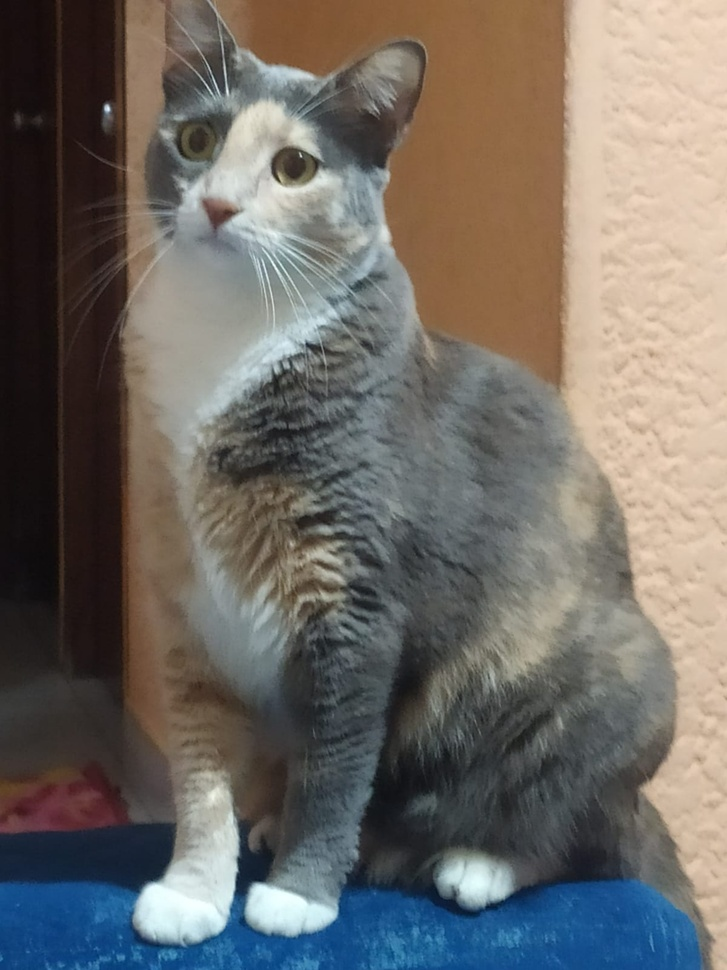
#> input picture gato.jpeg, 727 x 970 px, shrunk from 1200 x 1600 before the run, found by its file name
$ jupyter execute --allow-errors LPIPS.ipynb   (shell and % lines are left out)
#> lines starting #> are read from the running program, lines starting #| are printed output that depends on the picture
[cell 1]
import matplotlib.pyplot as plt
import torchvision.transforms.functional as TF
from pathlib import Path
from PIL import Image, ImageFilter, ImageChops, ImageEnhance
from lpips_pytorch import lpips
import numpy as np

def to_tensor(image):
    return TF.to_tensor(image).unsqueeze(0) * 2 - 1

# Cargar original
img_path = Path("/content/LPIPS/gato.jpeg")
img = Image.open(img_path).convert("RGB")
#> img is the input picture: PIL image 727x970 RGB; mean R, G, B 112, 107.4, 102.1

# Distorsiones (ejemplo)
img_blur_low = img.filter(ImageFilter.GaussianBlur(radius=5))
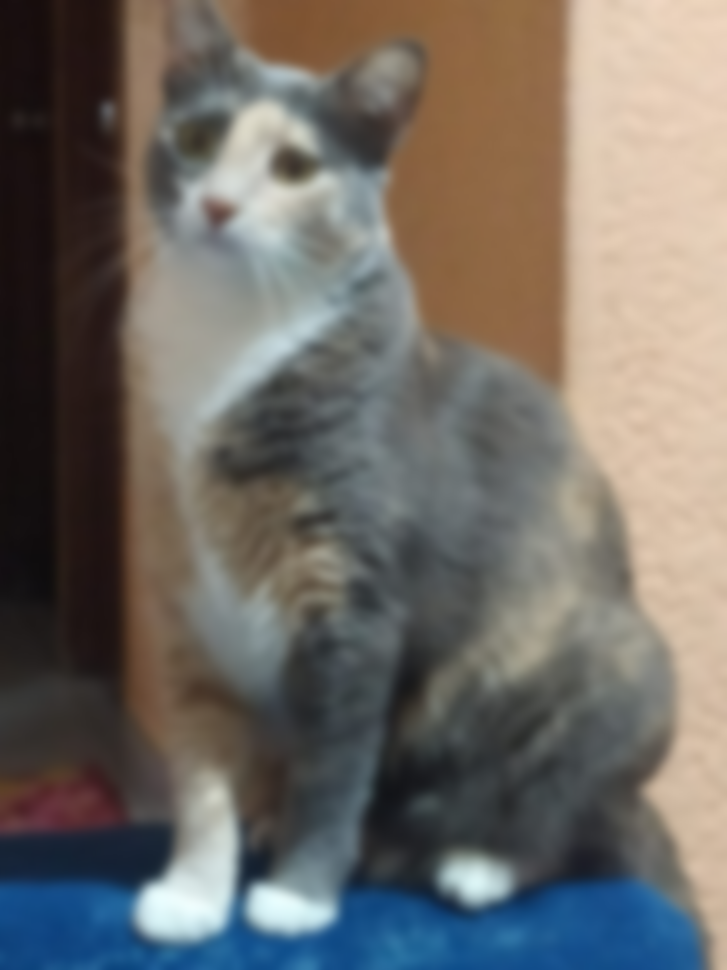
#> img_blur_low: PIL image 727x970 RGB; mean R, G, B 112, 107.4, 102.1
img_blur_high = img.filter(ImageFilter.GaussianBlur(radius=15))
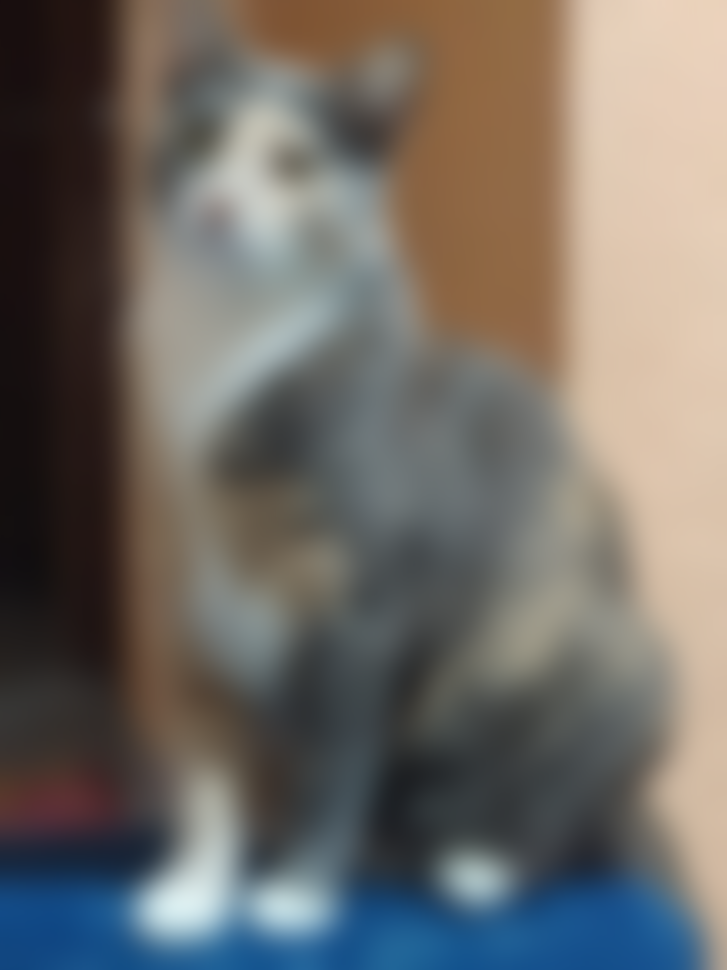
#> img_blur_high: PIL image 727x970 RGB; mean R, G, B 112, 107.4, 102.1
img_shift = ImageChops.offset(img, xoffset=200, yoffset=150)
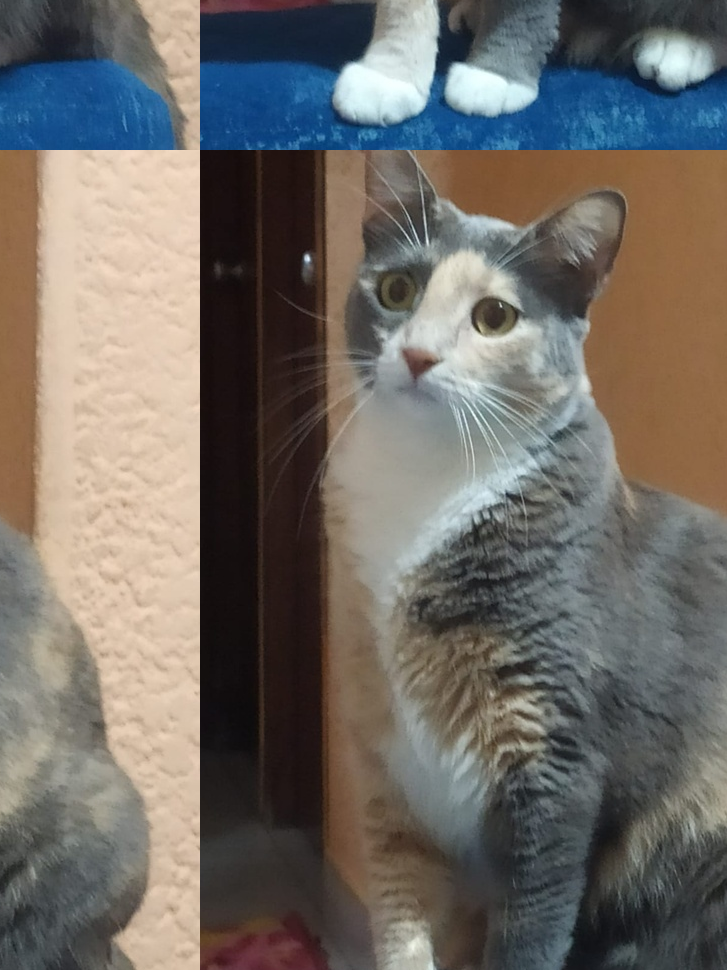
#> img_shift: PIL image 727x970 RGB; mean R, G, B 112, 107.4, 102.1

# Ruido más fuerte
np_img = np.array(img).astype(np.float32) / 255.0
noise = np.random.normal(0, 0.5, np_img.shape)
np_noisy = np.clip(np_img + noise, 0, 1) * 255
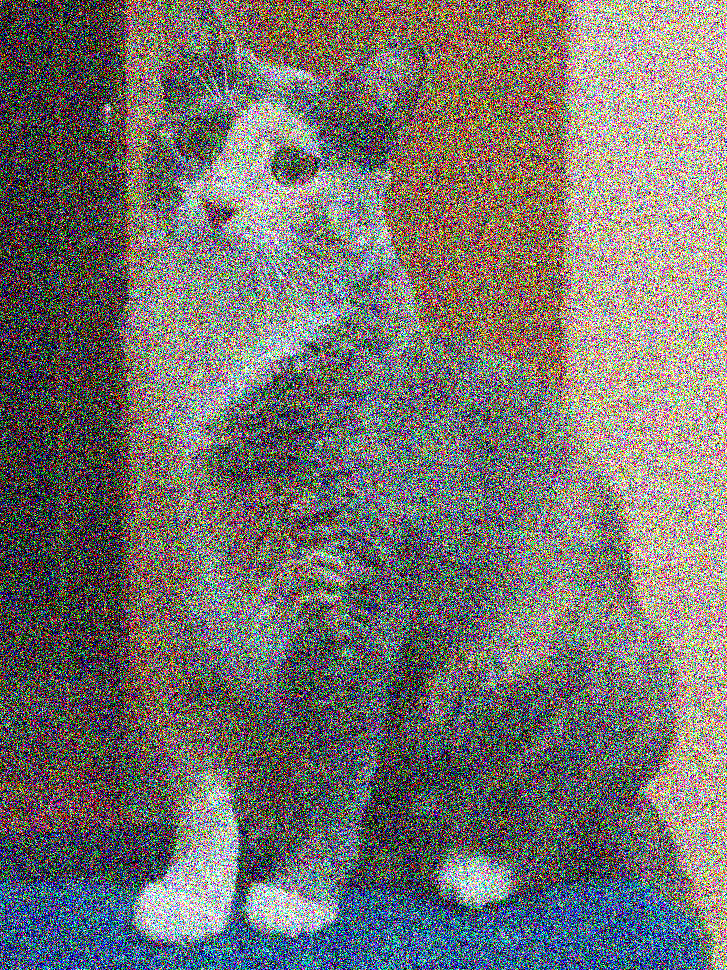
#> np_noisy: shape (970, 727, 3) float64; mean R, G, B 117.5, 114.7, 111.2
img_noise = Image.fromarray(np_noisy.astype(np.uint8))

# Saturación
enhancer = ImageEnhance.Color(img)
img_saturation = enhancer.enhance(5)
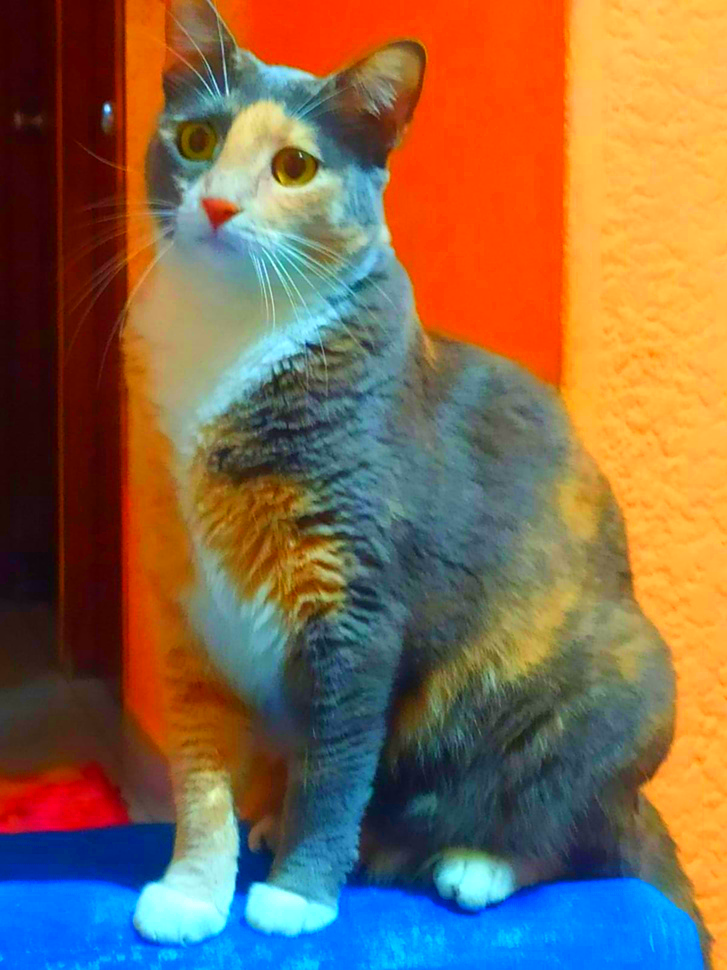
#> img_saturation: PIL image 727x970 RGB; mean R, G, B 131, 104.4, 78.4

# Tensores
#> (the rest of this cell did not finish here and is left out)
